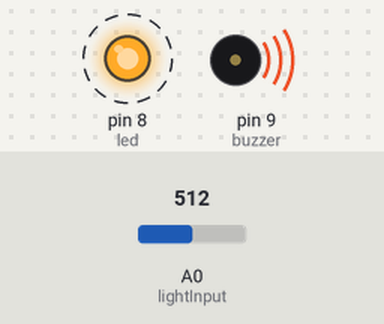
Simulated run of this sketch. Board: Arduino Uno, built with avr-gcc and run on an emulated ATmega328P. Shown: output pins drawn as LEDs (lit = HIGH), buzzer (waves = sounding). Dashed ring = blinking. Inputs (shaded band) come from the test bench; at power-on: A0 (lightInput) = 512.

Above: at 0.82 s.
1.5 s: A0 (lightInput) set to 1023
4.9 s: A0 (lightInput) set to 996
At 5.9 s:
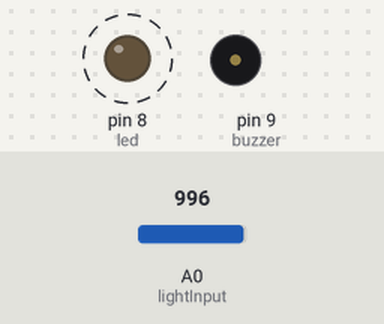
8.3 s: A0 (lightInput) set to 900
At 8.56 s:
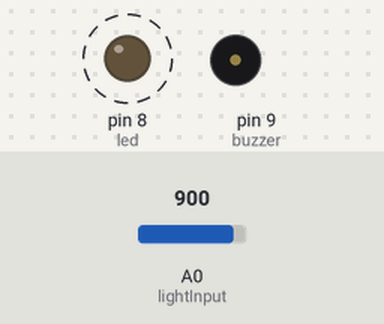
Timing chart, 0 to 17.7 s (numbered marks = the images above; inputs shaded):
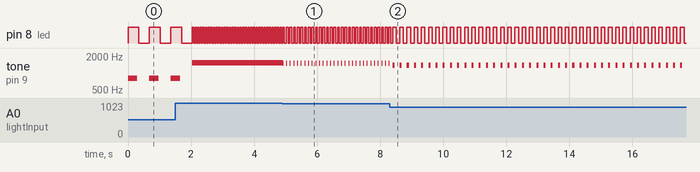

The sketch:

Detecting_Light.ino
```cpp
/****************************************************
 *                  Description                     *
 *    This sketch turn a LED and a buzzer on        *
 *    depending on the input light of a resistor.   *
 *                                                  *
 *    Pattern: Faster for more light                *
 *             Slower for less light                *
 ****************************************************/


/*********************VARIABLES*********************/
int lightInput = A0; //light input pin
int led = 8; // led output pin
int buzzer = 9; //buzzer output pin

int frequency = 0; //frequency of the buzzer
int light = 0; //light of the resistor
int timer = 0; //time of the tone and light

int minLight = 300; //minimum light to turn off led and buzzer

/*********************SETUP*********************/
void setup() {

  Serial.begin(9600); //Begin the serial connection for debugging with 9600 bits per second
  pinMode(lightInput, INPUT); //Set the lightInput pin to Input
  pinMode(led, OUTPUT); //Set the led pin to Output
  pinMode(buzzer, OUTPUT); //Set the buzzer pin to Output

}


/*********************MAIN PROGRAM*********************/
void loop() {

    light = analogRead(lightInput); //read the light intensity

    if(light > minLight){ //if the light is above the minimu light, execute the pattern

      frequency = map(light, 150, 1000, 300, 1500); //maps the light range to the frequency range
      timer = map(light, 150, 1000, 500, 5); //maps the light range to the time range

      tone(buzzer, frequency, timer); //Play a tone with the buzzer with the calculated frequency and duration

      digitalWrite(led, HIGH); //turn on the led
      delay(timer + 50); //waits for the time map depending of the light
      digitalWrite(led, LOW); //turn off the led
      delay(timer + 50); //wait the same duration to have a more pronounced sound

    }

}

/*********************END*********************/
```

Measured:
- after the input at 4.9 s, pin 8 (led): alternates HIGH for 0.06 s and LOW for 0.06 s, starting after 0.18 s; tone on pin 9 (buzzer): alternates 1494 Hz for 0.01 s and silent for 0.11 s, starting at once
- after the input at 8.3 s, pin 8 (led): alternates HIGH for 0.11 s and LOW for 0.11 s, starting after 0.21 s; tone on pin 9 (buzzer): alternates 1358 Hz for 0.06 s and silent for 0.16 s, starting after 0.09 s
- by itself, pin 8 (led): repeats every 0.08 s: HIGH 0.04 s, LOW 0.04 s
